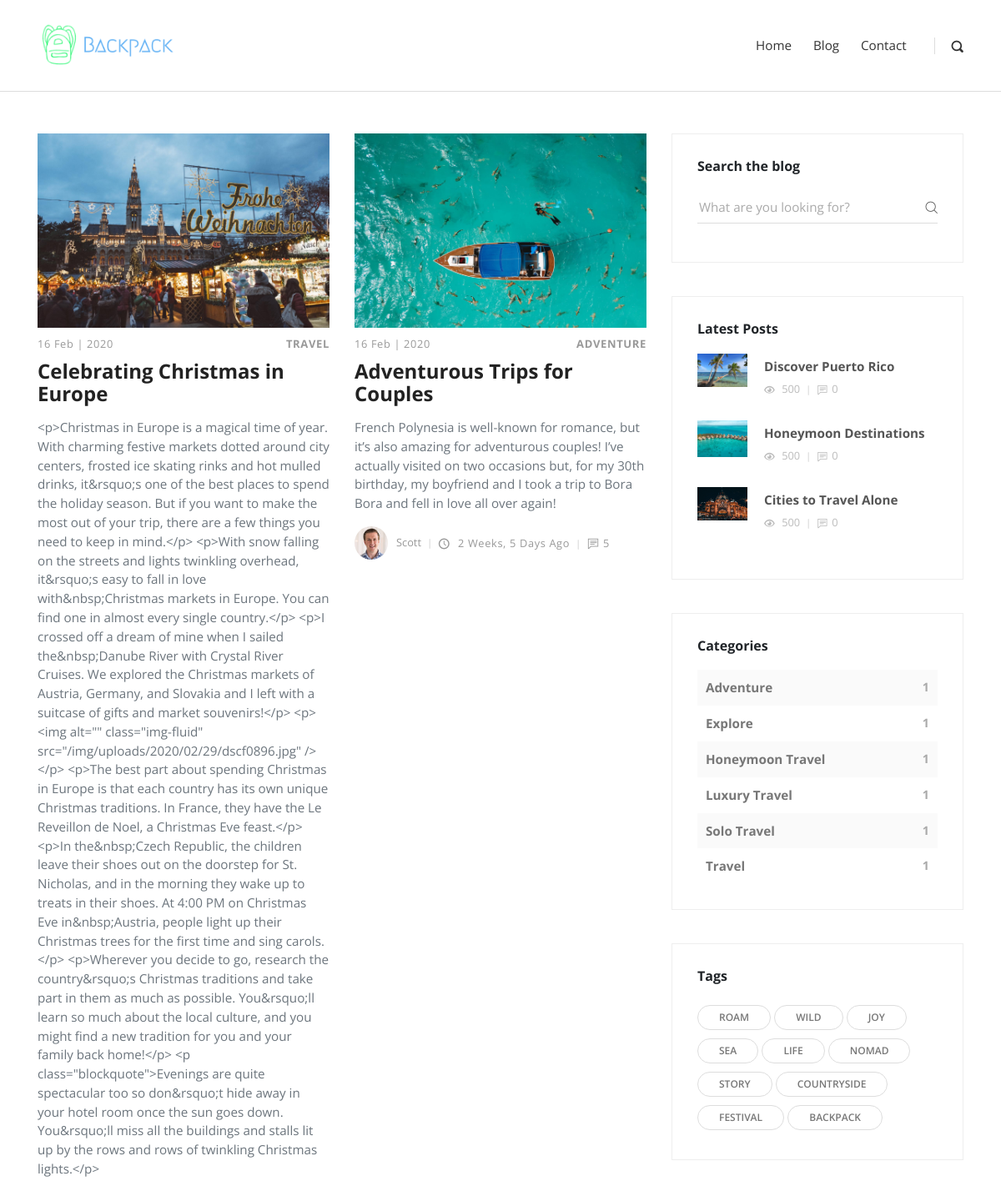
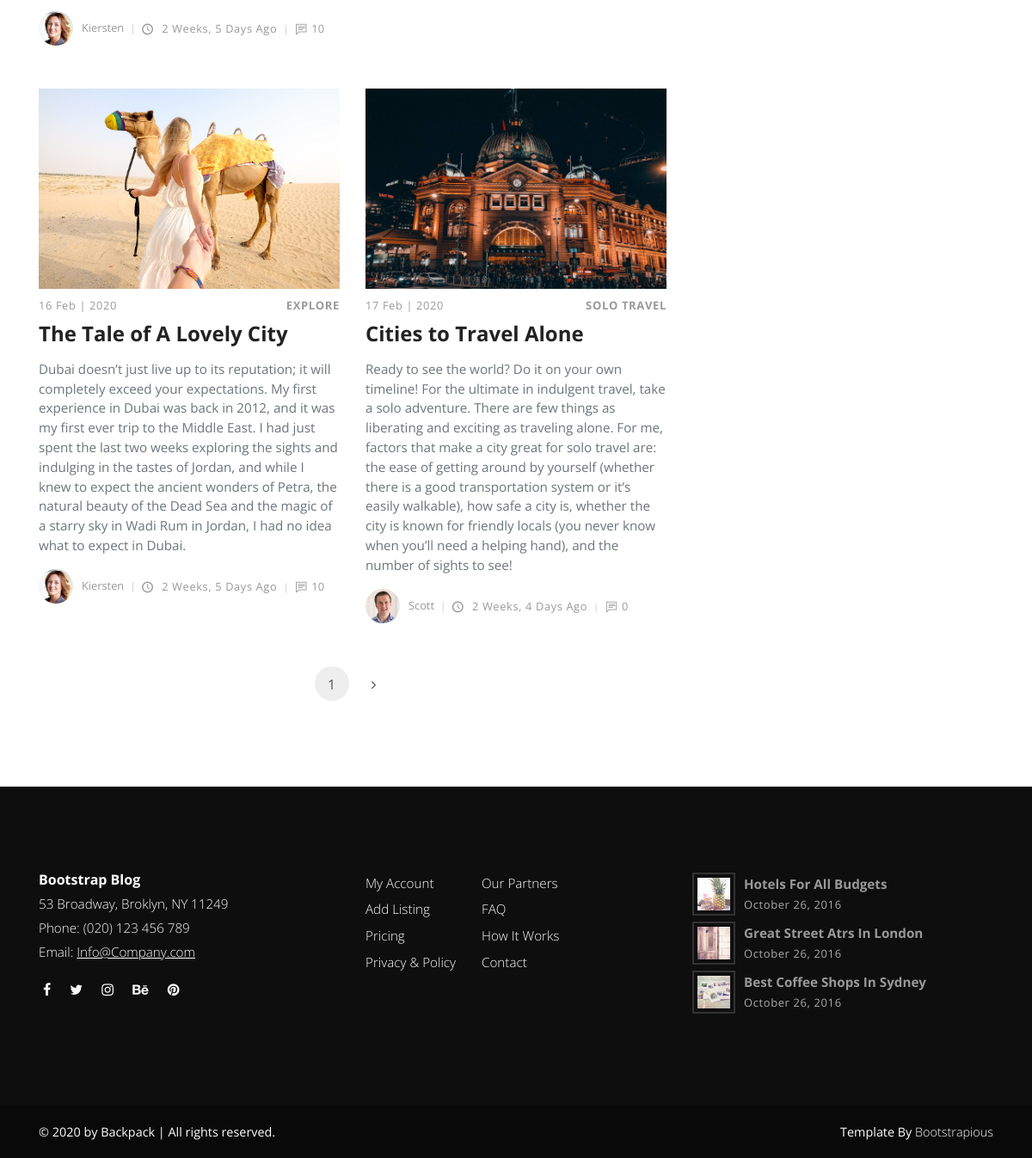
Screenshot of /blog/ with the database file from the repository (2 pictures, top to bottom).
### posts/models.py (models this page shows, shortened)
class Post(models.Model):
    title = models.CharField(max_length=100)
    slug = models.SlugField(max_length=200, unique=True, null=True, blank=True)
    overview = RichTextUploadingField(blank=True, null=True)
    timestamp = models.DateTimeField(auto_now_add=True)
    comment_count = models.IntegerField(default=0)
    author = models.ForeignKey(Author, on_delete=models.CASCADE)
    thumbnail = models.ImageField()
    categories = models.ManyToManyField(Category)
    tags = models.ManyToManyField(Tag)
    featured = models.BooleanField(default=False)
    def get_absolute_url(self):
        return reverse('post-detail', kwargs={
            'slug': self.slug
        })

class Category(models.Model):
    title = models.CharField(max_length=20)
    def __str__(self):
        return self.title

class Author(models.Model):
    user = models.OneToOneField(User, on_delete=models.CASCADE)
    profile_pic = models.ImageField(default="default_pro_pic.png", null=True, blank=True)
    def __str__(self):
        return self.user.username

class Tag(models.Model):
    title = models.CharField(max_length=20)

### posts/views.py (the view)
# urls.py: 2. Add a URL to urlpatterns:  path('blog/', include('blog.urls'))
def blog(request):
    all_posts = Post.objects.all()
    paginator = Paginator(all_posts, 4)
    page_num = 'page'
    page = request.GET.get(page_num)
    try:
        paginated_queryset = paginator.page(page)
    except PageNotAnInteger:
        paginated_queryset = paginator.page(1)
    except EmptyPage:
        paginated_queryset = paginator.page(paginator.num_pages)
    recent = Post.objects.order_by('-timestamp')[0:3]
    category_count = Post.objects.values('categories__title').annotate(Count('categories__title'))
    tags = Tag.objects.all()
    context = {
        'posts_list':paginated_queryset,
        'page_num':page_num,
        'recent_post_list':recent,
        'category_count':category_count,
        'tags_list':tags
    }
    return render(request, 'blog.html', context)

### templates/blog.html (shortened to what this page needs)
{% extends "base.html" %}
{% load static %}
{% block content %}
<div class="container">
  <div class="row">
    <main class="posts-listing col-lg-8">
      <div class="container">
        <div class="row">
          {% for posts in posts_list %}
          <div class="post col-xl-6">
            <div class="post-thumbnail"><a href="{% url 'post-detail' posts.slug %}"><img src=" {{ posts.thumbnail.url }}" alt="..."
                  class="img-fluid"></a></div>
            <div class="post-details">
              <div class="post-meta d-flex justify-content-between">
                <div class="date meta-last">{{ posts.timestamp|date:"d M" }} | {{ posts.timestamp|date:"Y" }}</div>
                {% for cat in posts.categories.all %}
                <div class="category">
                  <a href="#">{{ cat }}</a>
                </div>
                {% endfor %}
              </div><a href="{% url 'post-detail' posts.slug %}">
                <h3 class="h4">{{ posts.title }}</h3>
              </a>
              <p class="text-muted">{{ posts.overview }}</p>
              <footer class="post-footer d-flex align-items-center"><a href="#"
                  class="author d-flex align-items-center flex-wrap">
                  <div class="avatar"><img src="{{ posts.author.profile_pic.url }}" alt="..." class="img-fluid"></div>
                  <div class="title"><span>{{ posts.author }}</span></div>
                </a>
                <div class="date"><i class="icon-clock"></i> {{ posts.timestamp|timesince }} ago</div>
                <div class="comments meta-last"><i class="icon-comment"></i>{{ posts.comment_count }}</div>
              </footer>
            </div>
          </div>
          {% endfor %}
        </div>
        <nav aria-label="Page navigation example">
          <ul class="pagination pagination-template d-flex justify-content-center">
            <li class="page-item"><a href="" class="page-link active">{{ posts_list.number }}</a></li>
            {% if posts_list.has_next %}
            <li class="page-item"><a href="?{{ page_num }}={{ posts_list.next_page_number }}" class="page-link"> <i class="fa fa-angle-right"></i></a></li>
            {% endif %}
          </ul>
        </nav>
      </div>
    </main>
    {% include 'sidebar.html' with recent_post_list=recent_post_list category_count=category_count tags_list=tags_list %}
  </div>
</div>
{% endblock content %}

### templates/sidebar.html
<aside class="col-lg-4">
    <div class="widget search">
        <header>
            <h3 class="h6">Search the blog</h3>
        </header>
        <form action="{% url 'search-result' %}" class="search-form">
            <div class="form-group">
                <input type="text" name="q" placeholder="What are you looking for?">
                <button type="submit" class="submit"><i class="icon-search"></i></button>
            </div>
        </form>
    </div>
    <div class="widget latest-posts">
        <header>
            <h3 class="h6">Latest Posts</h3>
        </header>
        <div class="blog-posts">
            {% for recent_post in recent_post_list %}
            <a href="{{ recent_post.get_absolute_url }}">
                <div class="item d-flex align-items-center">
                    <div class="image"><img src="{{ recent_post.thumbnail.url }}" alt="..." class="img-fluid"></div>
                    <div class="title"><strong>{{ recent_post.title }}</strong>
                        <div class="d-flex align-items-center">
                            <div class="views"><i class="icon-eye"></i> 500</div>
                            <div class="comments"><i class="icon-comment"></i>{{ recent_post.comment_count }}</div>
                        </div>
                    </div>
                </div>
            </a>
            {% endfor %}
        </div>
    </div>
    <div class="widget categories">
        <header>
            <h3 class="h6">Categories</h3>
        </header>
        {% for category in category_count %}
        <div class="item d-flex justify-content-between">
            <a href="#">{{ category.categories__title }}</a>
            <span>
                {{ category.categories__title__count }}
            </span>
        </div>
        {% endfor %}
    </div>
    <div class="widget tags">
        <header>
            <h3 class="h6">Tags</h3>
        </header>
        <ul class="list-inline">
            {% for tag in tags_list%}
            <li class="list-inline-item tag">{{ tag.title }}</li>
            {% endfor %}
        </ul>
    </div>
</aside>

### static/css/custom.css (style rules this page uses)
.post-thumbnail { height: 233px; overflow: hidden; }

### rows the page displays
Post: thumbnail (picture), timestamp "16 Feb", timestamp "2020", title "Celebrating Christmas in Europe", overview "<p>Christmas in Europe is a magical time of year. With charming festive markets dotted around city centers, frosted ice skating rinks and hot mulled drinks, it&rsquo;s one of the best places to spend the holiday season. But if you want to make the most out of your trip, there are a few things you need to keep in mind.</p> <p>With snow falling on the streets and lights twinkling overhead, it&rsquo;s easy to fall in love with&nbsp;Christmas markets in Europe. You can find one in almost every single country.</p> <p>I crossed off a dream of mine when I sailed the&nbsp;Danube River with Crystal River Cruises. We explored the Christmas markets of Austria, Germany, and Slovakia and I left with a…", author.profile_pic (picture), author "Kiersten", timestamp "2 Weeks, 5 Days", comment_count "10"
Category: title "TRAVEL"
Post: thumbnail (picture), timestamp "16 Feb", timestamp "2020", title "Adventurous Trips for Couples", overview "French Polynesia is well-known for romance, but it’s also amazing for adventurous couples! I’ve actually visited on two occasions but, for my 30th birthday, my boyfriend and I took a trip to Bora Bora and fell in love all over again!", author.profile_pic (picture), author "Scott", timestamp "2 Weeks, 5 Days", comment_count "5"
Category: title "ADVENTURE"
Post: thumbnail (picture), timestamp "16 Feb", timestamp "2020", title "The Tale of A Lovely City", overview "Dubai doesn’t just live up to its reputation; it will completely exceed your expectations. My first experience in Dubai was back in 2012, and it was my first ever trip to the Middle East. I had just spent the last two weeks exploring the sights and indulging in the tastes of Jordan, and while I knew to expect the ancient wonders of Petra, the natural beauty of the Dead Sea and the magic of a starry sky in Wadi Rum in Jordan, I had no idea what to expect in Dubai.", author.profile_pic (picture), author "Kiersten", timestamp "2 Weeks, 5 Days", comment_count "10"
Category: title "EXPLORE"
Post: thumbnail (picture), timestamp "17 Feb", timestamp "2020", title "Cities to Travel Alone", overview "Ready to see the world? Do it on your own timeline! For the ultimate in indulgent travel, take a solo adventure. There are few things as liberating and exciting as traveling alone. For me, factors that make a city great for solo travel are: the ease of getting around by yourself (whether there is a good transportation system or it’s easily walkable), how safe a city is, whether the city is known for friendly locals (you never know when you’ll need a helping hand), and the number of sights to see!", author.profile_pic (picture), author "Scott", timestamp "2 Weeks, 4 Days", comment_count "0"
Category: title "SOLO TRAVEL"
Post: thumbnail (picture), title "Discover Puerto Rico", comment_count "0"
Post: thumbnail (picture), title "Honeymoon Destinations", comment_count "0"
Tag: title "ROAM"
Tag: title "WILD"
Tag: title "JOY"
Tag: title "SEA"
Tag: title "LIFE"
Tag: title "NOMAD"
Tag: title "STORY"
Tag: title "COUNTRYSIDE"
Tag: title "FESTIVAL"
Tag: title "BACKPACK"

### other values shown
{{ posts_list.number }} "1"
{{ category.categories__title }} "Adventure" "Explore" "Honeymoon Travel" "Luxury Travel" "Solo Travel" "Travel"
{{ category.categories__title__count }} "1" "1" "1" "1" "1" "1"
